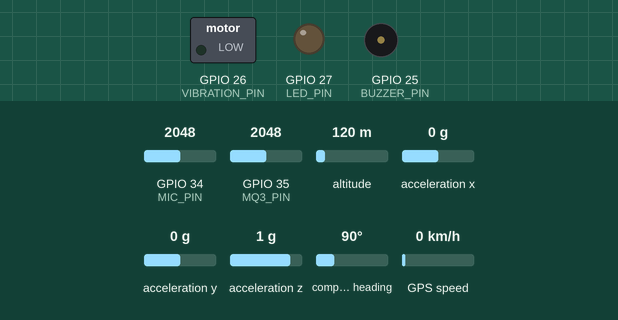
Simulated run of this sketch. Board: ESP32. Parts: switched loads named in the sketch (green lamp = pin HIGH), output pins drawn as LEDs (lit = HIGH), buzzer (waves = sounding, pin HIGH). Wiring (inferred from the names in the program): MPU-6050 motion sensor at I2C address 0x68. The test bench sets the inputs (shaded band); at power-on: GPIO 34 (MIC_PIN) = 2048, GPIO 35 (MQ3_PIN) = 2048, altitude 120 m, acceleration x 0 g, acceleration y 0 g, acceleration z 1 g, compass heading 90°, GPS speed 0 km/h. WiFi joins after 1.5 s; servers stay silent unless stated; uploads are accepted with an empty reply; the GPS gets a fix after 3 s at 37.7749, -122.4194 with 8 satellites; what the sketch prints to the serial monitor is not drawn.

Above: at 1.55 s.
Timing chart, 0 to 7.7 s (numbered marks = the images above):
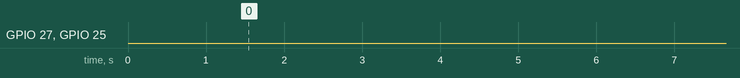

Measured:
- by itself, GPIO 27 (LED_PIN), GPIO 25 (BUZZER_PIN): LOW → HIGH at 21.6 s, → LOW 0.30 s later, → HIGH 0.20 s later, → LOW 0.30 s later, … (230 changes in this stretch)
- by itself, everything shown: repeats every 4.7 s, in 10 steps

The sketch:

esp32_firmware.ino
```cpp
/*
 * ============================================================
 * SmartHelm v2.0 - Multi-Sensor Fusion Firmware
 * ============================================================
 *
 * UPGRADE: Integrated horn detection with existing crash
 * detection (MPU6050) and alcohol detection (MQ-3).
 *
 * Sensors:
 *   1. MEMS Microphone (Analog/I2S) → Horn Detection (FFT)
 *   2. MPU6050 (I2C)                → Crash Detection (Accel)
 *   3. MQ-3 (Analog)                → Alcohol Detection (ADC)
 *
 * Features:
 *   - 1024-point FFT for horn frequency analysis (2-4 kHz)
 *   - Spectral flatness filter to reject wind/noise
 *   - MPU6050 total acceleration for crash/fall detection
 *   - MQ-3 analog reading for alcohol vapor detection
 *   - Risk Fusion Engine: weighted multi-sensor risk score
 *   - Buzzer + Vibration + LED multi-level alerts
 *   - GPS location tagging via NEO-6M
 *   - JSON alerts to Flask backend via Wi-Fi HTTP POST
 *
 * Hardware Wiring:
 *   - MEMS Mic OUT  -> GPIO 34 (ADC1_CH6)
 *   - MPU6050 SDA   -> GPIO 21 (I2C)
 *   - MPU6050 SCL   -> GPIO 22 (I2C)
 *   - MQ-3 AOUT     -> GPIO 35 (ADC1_CH7)
 *   - Buzzer         -> GPIO 25
 *   - Vibration      -> GPIO 26
 *   - Alert LED      -> GPIO 27
 *   - GPS TX         -> GPIO 16 (Serial2 RX)
 * ============================================================
 */
#include <Arduino.h>
#include <HTTPClient.h>
#include <TinyGPS++.h>
#include <WiFi.h>
#include <Wire.h>
#include <arduinoFFT.h>

// ==================== CONFIGURATION ==========================

// Wi-Fi credentials — CHANGE THESE to your network
const char *WIFI_SSID = "Vishnu";
const char *WIFI_PASSWORD = "Vishnu@298";

// Backend server URL (change IP to your PC's local IP)
const char *SERVER_URL = "http://192.168.31.1:5000/alert";

// ==================== PIN DEFINITIONS ========================

#define MIC_PIN 34       // Analog input from MEMS microphone
#define MQ3_PIN 35       // Analog input from MQ-3 alcohol sensor
#define BUZZER_PIN 25    // Buzzer output
#define VIBRATION_PIN 26 // Vibration motor output
#define LED_PIN 27       // Alert LED output

// MPU6050 I2C address
#define MPU6050_ADDR 0x68

// ==================== FFT SETTINGS ===========================

#define SAMPLES 1024       // Number of FFT samples (power of 2)
#define SAMPLING_FREQ 8000 // Sampling frequency in Hz
#define HORN_FREQ_MIN 2000 // Minimum horn frequency (Hz)
#define HORN_FREQ_MAX 4000 // Maximum horn frequency (Hz)
#define DB_THRESHOLD 75.0  // Minimum loudness in dB to trigger
#define DURATION_MS 150    // Minimum duration in ms to confirm horn
#define FLATNESS_THRESHOLD 0.3 // Max spectral flatness (tonal vs noise)

// ==================== CRASH DETECTION SETTINGS ===============

#define CRASH_ACCEL_THRESHOLD 3.0 // Threshold in g-force (sudden impact)
#define CRASH_CONFIRM_MS 100      // Duration to confirm crash (ms)

// ==================== ALCOHOL DETECTION SETTINGS =============

#define MQ3_THRESHOLD 400    // ADC threshold for alcohol detection
#define MQ3_WARMUP_MS 20000  // MQ-3 needs ~20s to warm up

// ==================== RISK FUSION WEIGHTS ====================

#define HORN_WEIGHT 0.3
#define CRASH_WEIGHT 0.5
#define ALCOHOL_WEIGHT 0.2
#define RISK_LOW 30
#define RISK_HIGH 70

// ==================== GPS SETTINGS ===========================

#define GPS_RX_PIN 16
#define GPS_TX_PIN 17
#define GPS_BAUD 9600

// ==================== GLOBAL VARIABLES =======================

// FFT arrays
double vReal[SAMPLES];
double vImag[SAMPLES];

// Create FFT object
ArduinoFFT<double> FFT = ArduinoFFT<double>(vReal, vImag, SAMPLES, SAMPLING_FREQ);

// GPS
TinyGPSPlus gps;
HardwareSerial GPSSerial(2); // Use UART2 for GPS

// Horn detection state
unsigned long hornStartTime = 0;
bool hornDetected = false;

// Crash detection state
unsigned long crashStartTime = 0;
bool crashDetected = false;

// MQ-3 warmup tracking
unsigned long bootTime = 0;

// Alert cooldown (prevents spamming)
unsigned long lastAlertTime = 0;
#define ALERT_COOLDOWN_MS 2000

// ==================== SETUP ==================================

void setup() {
  Serial.begin(115200);
  Serial.println("===========================================");
  Serial.println("  SmartHelm v2.0 - Multi-Sensor Fusion");
  Serial.println("===========================================");

  // Pin modes
  pinMode(MIC_PIN, INPUT);
  pinMode(MQ3_PIN, INPUT);
  pinMode(BUZZER_PIN, OUTPUT);
  pinMode(VIBRATION_PIN, OUTPUT);
  pinMode(LED_PIN, OUTPUT);
  digitalWrite(BUZZER_PIN, LOW);
  digitalWrite(VIBRATION_PIN, LOW);
  digitalWrite(LED_PIN, LOW);

  // Initialize I2C for MPU6050
  Wire.begin(21, 22);
  initMPU6050();

  // Connect to Wi-Fi
  connectWiFi();

  // Start GPS serial
  GPSSerial.begin(GPS_BAUD, SERIAL_8N1, GPS_RX_PIN, GPS_TX_PIN);
  Serial.println("[OK] GPS module initialized.");

  // Record boot time for MQ-3 warmup
  bootTime = millis();

  Serial.println("[OK] All sensors initialized.");
  Serial.println("Listening for horns, monitoring crash & alcohol...\n");
}

// ==================== MAIN LOOP ==============================

void loop() {
  // Step 1: Read GPS data (non-blocking)
  while (GPSSerial.available() > 0) {
    gps.encode(GPSSerial.read());
  }

  // ---- SENSOR 1: Horn Detection (Microphone + FFT) ----
  float hornDB = 0;
  float hornFlatness = 1.0;
  bool hornAlert = processHornDetection(hornDB, hornFlatness);

  // ---- SENSOR 2: Crash Detection (MPU6050) ----
  float accelG = 0;
  bool crashAlert = processCrashDetection(accelG);

  // ---- SENSOR 3: Alcohol Detection (MQ-3) ----
  int alcoholRaw = 0;
  bool alcoholAlert = processAlcoholDetection(alcoholRaw);

  // ---- RISK FUSION ENGINE ----
  float hornLevel = hornAlert ? min(100.0, (hornDB / 105.0) * 100.0) : 0;
  float crashLevel = crashAlert ? min(100.0, (accelG / 5.0) * 100.0) : 0;
  float alcoholLevel = alcoholAlert ? min(100.0, ((float)alcoholRaw / 1024.0) * 100.0) : 0;

  float riskScore = (HORN_WEIGHT * hornLevel)
                  + (CRASH_WEIGHT * crashLevel)
                  + (ALCOHOL_WEIGHT * alcoholLevel);

  // ---- TAKE ACTION based on alerts ----
  if (millis() - lastAlertTime > ALERT_COOLDOWN_MS) {
    if (crashAlert) {
      Serial.printf("💥 CRASH DETECTED! Accel=%.1fg, Risk=%.0f\n", accelG, riskScore);
      triggerCrashAlert();
      sendAlertToServer("crash", hornDB, accelG, alcoholRaw, riskScore);
      lastAlertTime = millis();
    } else if (alcoholAlert) {
      Serial.printf("🍺 ALCOHOL DETECTED! Raw=%d, Risk=%.0f\n", alcoholRaw, riskScore);
      triggerAlcoholAlert();
      sendAlertToServer("alcohol", hornDB, accelG, alcoholRaw, riskScore);
      lastAlertTime = millis();
    } else if (hornAlert) {
      Serial.printf("🔔 HORN DETECTED! dB=%.1f, Flatness=%.2f, Risk=%.0f\n",
                    hornDB, hornFlatness, riskScore);
      triggerHornAlert();
      sendAlertToServer("horn", hornDB, accelG, alcoholRaw, riskScore);
      lastAlertTime = millis();
    }

    // Auto-SOS for critical risk
    if (riskScore >= RISK_HIGH && (crashAlert || alcoholAlert)) {
      Serial.println("🚨 CRITICAL RISK — AUTO-SOS TRIGGERED!");
      sendAlertToServer("fusion", hornDB, accelG, alcoholRaw, riskScore);
    }
  }
}

// ==================== HORN DETECTION =========================

/**
 * Process horn detection: sample audio, run FFT, check horn band.
 * Returns true if horn confirmed. Sets hornDB and hornFlatness.
 */
bool processHornDetection(float &outDB, float &outFlatness) {
  // Sample audio from microphone
  sampleAudio();

  // Run FFT
  FFT.windowing(FFT_WIN_TYP_HAMMING, FFT_FORWARD);
  FFT.compute(FFT_FORWARD);
  FFT.complexToMagnitude();

  // Analyze horn band
  double peakMag = getHornMagnitude();
  double dB = 20.0 * log10(peakMag + 1);
  double flatness = getSpectralFlatness();

  outDB = (float)dB;
  outFlatness = (float)flatness;

  // Check: loud + tonal (not noise) + sustained
  if (dB >= DB_THRESHOLD && flatness < FLATNESS_THRESHOLD) {
    if (!hornDetected) {
      hornStartTime = millis();
      hornDetected = true;
    } else if (millis() - hornStartTime >= DURATION_MS) {
      hornDetected = false;
      return true; // Horn confirmed
    }
  } else {
    hornDetected = false;
  }
  return false;
}

// ==================== CRASH DETECTION ========================

/**
 * Initialize the MPU6050 accelerometer/gyroscope via I2C.
 */
void initMPU6050() {
  Wire.beginTransmission(MPU6050_ADDR);
  Wire.write(0x6B); // PWR_MGMT_1 register
  Wire.write(0x00); // Wake up MPU6050
  byte error = Wire.endTransmission(true);

  if (error == 0) {
    Serial.println("[OK] MPU6050 initialized.");
    // Set accelerometer range to ±4g for crash detection
    Wire.beginTransmission(MPU6050_ADDR);
    Wire.write(0x1C); // ACCEL_CONFIG register
    Wire.write(0x08); // ±4g range
    Wire.endTransmission(true);
  } else {
    Serial.println("[WARN] MPU6050 not found — crash detection disabled.");
  }
}

/**
 * Read MPU6050 and check for sudden impact (crash).
 * Returns true if crash detected. Sets accelG to total acceleration.
 */
bool processCrashDetection(float &outAccelG) {
  int16_t ax, ay, az;

  Wire.beginTransmission(MPU6050_ADDR);
  Wire.write(0x3B); // Starting register for accel data
  if (Wire.endTransmission(false) != 0) {
    outAccelG = 0;
    return false; // MPU6050 not responding
  }

  Wire.requestFrom((uint8_t)MPU6050_ADDR, (uint8_t)6, (uint8_t)true);
  if (Wire.available() < 6) {
    outAccelG = 0;
    return false;
  }

  ax = (Wire.read() << 8) | Wire.read();
  ay = (Wire.read() << 8) | Wire.read();
  az = (Wire.read() << 8) | Wire.read();

  // Convert to g-force (±4g range: 8192 LSB/g)
  float gx = ax / 8192.0;
  float gy = ay / 8192.0;
  float gz = az / 8192.0;

  // Total acceleration magnitude
  float totalG = sqrt(gx * gx + gy * gy + gz * gz);
  outAccelG = totalG;

  // Check for sudden impact (subtract 1g for gravity baseline)
  if (abs(totalG - 1.0) > CRASH_ACCEL_THRESHOLD) {
    if (!crashDetected) {
      crashStartTime = millis();
      crashDetected = true;
    } else if (millis() - crashStartTime >= CRASH_CONFIRM_MS) {
      crashDetected = false;
      return true; // Crash confirmed
    }
  } else {
    crashDetected = false;
  }
  return false;
}

// ==================== ALCOHOL DETECTION ======================

/**
 * Read MQ-3 sensor and check for alcohol vapor.
 * Returns true if alcohol level above threshold.
 */
bool processAlcoholDetection(int &outRaw) {
  // MQ-3 needs warmup time (~20 seconds)
  if (millis() - bootTime < MQ3_WARMUP_MS) {
    outRaw = 0;
    return false;
  }

  outRaw = analogRead(MQ3_PIN);

  // Compare against threshold
  return (outRaw > MQ3_THRESHOLD);
}

// ==================== AUDIO PROCESSING =======================

/**
 * Sample audio from the MEMS microphone into the FFT arrays.
 * Uses analogRead at the configured sampling frequency.
 */
void sampleAudio() {
  unsigned long samplingPeriodUs = 1000000UL / SAMPLING_FREQ;
  for (int i = 0; i < SAMPLES; i++) {
    unsigned long t0 = micros();
    // Read 12-bit ADC value, center it around 0
    vReal[i] = analogRead(MIC_PIN) - 2048.0;
    vImag[i] = 0.0;
    // Wait for the correct sampling interval
    while (micros() - t0 < samplingPeriodUs) {
      yield(); // Keeps ESP32 watchdog happy
    }
  }
}

/**
 * Analyze FFT output and return the peak magnitude
 * in the horn frequency band (2000-4000 Hz).
 */
double getHornMagnitude() {
  double freqResolution = (double)SAMPLING_FREQ / SAMPLES;
  int binMin = (int)(HORN_FREQ_MIN / freqResolution);
  int binMax = (int)(HORN_FREQ_MAX / freqResolution);
  if (binMax > SAMPLES / 2) binMax = SAMPLES / 2;

  double peakMag = 0;
  for (int i = binMin; i <= binMax; i++) {
    if (vReal[i] > peakMag) {
      peakMag = vReal[i];
    }
  }
  return peakMag;
}

/**
 * Calculate spectral flatness (Wiener entropy) for the horn band.
 * Low flatness (< 0.3) = tonal signal (horn).
 * High flatness (> 0.6) = broadband noise (wind/traffic).
 */
double getSpectralFlatness() {
  double freqResolution = (double)SAMPLING_FREQ / SAMPLES;
  int binMin = (int)(HORN_FREQ_MIN / freqResolution);
  int binMax = (int)(HORN_FREQ_MAX / freqResolution);
  if (binMax > SAMPLES / 2) binMax = SAMPLES / 2;

  int count = binMax - binMin + 1;
  if (count <= 0) return 1.0;

  double logSum = 0;
  double linSum = 0;

  for (int i = binMin; i <= binMax; i++) {
    double val = max(vReal[i], 0.0001); // Avoid log(0)
    logSum += log(val);
    linSum += val;
  }

  double geometricMean = exp(logSum / count);
  double arithmeticMean = linSum / count;

  if (arithmeticMean < 0.0001) return 1.0;
  return geometricMean / arithmeticMean;
}

// ==================== ALERT FUNCTIONS ========================

/**
 * Horn alert: 3 rapid beeps + short vibration + amber LED flash.
 */
void triggerHornAlert() {
  for (int i = 0; i < 3; i++) {
    digitalWrite(BUZZER_PIN, HIGH);
    digitalWrite(LED_PIN, HIGH);
    delay(80);
    digitalWrite(BUZZER_PIN, LOW);
    digitalWrite(LED_PIN, LOW);
    delay(60);
  }
  // Short vibration pulse
  digitalWrite(VIBRATION_PIN, HIGH);
  delay(200);
  digitalWrite(VIBRATION_PIN, LOW);
}

/**
 * Crash alert: continuous buzzer + strong vibration + LED.
 * Much more intense than horn alert.
 */
void triggerCrashAlert() {
  digitalWrite(BUZZER_PIN, HIGH);
  digitalWrite(VIBRATION_PIN, HIGH);
  digitalWrite(LED_PIN, HIGH);
  delay(2000); // 2 seconds of continuous alert
  digitalWrite(BUZZER_PIN, LOW);
  digitalWrite(VIBRATION_PIN, LOW);
  digitalWrite(LED_PIN, LOW);
}

/**
 * Alcohol alert: slow pulsing buzzer + LED warning.
 */
void triggerAlcoholAlert() {
  for (int i = 0; i < 5; i++) {
    digitalWrite(BUZZER_PIN, HIGH);
    digitalWrite(LED_PIN, HIGH);
    delay(300);
    digitalWrite(BUZZER_PIN, LOW);
    digitalWrite(LED_PIN, LOW);
    delay(200);
  }
}

// ==================== NETWORK FUNCTIONS ======================

/**
 * Connect to Wi-Fi network.
 */
void connectWiFi() {
  Serial.printf("Connecting to Wi-Fi: %s", WIFI_SSID);
  WiFi.begin(WIFI_SSID, WIFI_PASSWORD);

  int attempts = 0;
  while (WiFi.status() != WL_CONNECTED && attempts < 20) {
    delay(500);
    Serial.print(".");
    attempts++;
  }

  if (WiFi.status() == WL_CONNECTED) {
    Serial.printf("\n[OK] Connected! IP: %s\n", WiFi.localIP().toString().c_str());
  } else {
    Serial.println("\n[WARN] Wi-Fi failed. Continuing in offline mode.");
  }
}

/**
 * Send alert data to the Flask backend via HTTP POST.
 * JSON format includes all sensor data + risk score.
 */
void sendAlertToServer(const char *alertType, float dB, float accelG,
                       int alcoholRaw, float riskScore) {
  if (WiFi.status() != WL_CONNECTED) {
    Serial.println("[WARN] Wi-Fi not connected. Skipping server alert.");
    return;
  }

  HTTPClient http;
  http.begin(SERVER_URL);
  http.addHeader("Content-Type", "application/json");

  // Build GPS coordinates
  double lat = 0.0, lng = 0.0;
  if (gps.location.isValid()) {
    lat = gps.location.lat();
    lng = gps.location.lng();
  }

  // Build JSON payload with all sensor data
  String payload = "{";
  payload += "\"type\": \"" + String(alertType) + "\",";
  payload += "\"intensity_db\": " + String(dB, 1) + ",";
  payload += "\"accel_g\": " + String(accelG, 2) + ",";
  payload += "\"alcohol_ppm\": " + String(alcoholRaw) + ",";
  payload += "\"risk_score\": " + String(riskScore, 0) + ",";
  payload += "\"lat\": " + String(lat, 6) + ",";
  payload += "\"lng\": " + String(lng, 6) + ",";
  payload += "\"device_id\": \"HELM-001\"";
  payload += "}";

  Serial.printf("[NET] Sending: %s\n", payload.c_str());

  int httpCode = http.POST(payload);

  if (httpCode > 0) {
    Serial.printf("[NET] Response: %d - %s\n", httpCode,
                  http.getString().c_str());
  } else {
    Serial.printf("[NET] POST failed: %s\n",
                  http.errorToString(httpCode).c_str());
  }

  http.end();
}
```
